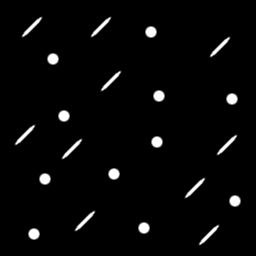
#> input picture assignment 4 - IP/IP4_v2 1/IP4_v2/shapes.png, 256 x 256 px, found by its file name
$ jupyter execute 'assignment 4.ipynb'
#> lines starting #> are read from the running program, lines starting #| are printed output that depends on the picture; after the words box and inside, x2 and y2 are one past the last pixel; in counts of white or black regions, pixels touching at a corner belong together
# Assignment 4: Morphology in image processing

[cell 1]
import numpy as np
import matplotlib.pyplot as plt
from matplotlib.colors import NoNorm
from PIL import Image
import cv2
from skimage.morphology import square, diamond
from skimage.filters import threshold_otsu
from scipy.ndimage import binary_fill_holes
from matplotlib.gridspec import GridSpec

### 1. Morphology
##### 1.1. Structuring element
##### The function to define a structuring element is strel in Matlab and you can achieve the same functionality using skimage.morphology or cv2 (OpenCV) in Python. Try to define the classic V4 and V8.

[cell 2]
#V4 Structuring Element (4-connectivity)
struct_el_v4 = diamond(1)  #Generates a diamond-shaped structuring element for 4-connectivity
print("V4 Structuring Element:\n", struct_el_v4)

#V8 Structuring Element (8-connectivity)
struct_el_v8 = square(3)  #Generates a square structuring element for 8-connectivity
print("V8 Structuring Element:\n", struct_el_v8)

[cell 3]
#Option 2 with cv2
struct_el2_v4 = cv2.getStructuringElement(cv2.MORPH_CROSS, (3, 3))
print("V4 Structuring Element:\n", struct_el2_v4)

# V8 Structuring Element (8-connectivity)
struct_el2_v8 = cv2.getStructuringElement(cv2.MORPH_RECT, (3, 3))
print("V8 Structuring Element:\n", struct_el2_v8)

##### 1.2. Erosion/dilation
##### The functions to used are erosion and dilation, after having chosen the structuring element as before. Apply these functions to ‘shapes’. Remember to work on a binary image obtained after thresholding. Is it possible to obtain some settings in order to obtain two different images, where it becomes possible to count (visually first) the diagonal and circular objects? Is it always possible with ‘shapes2’?

[cell 4]
#Load the image shapes
image_shapes = Image.open("C:\\Users\\sofyc\\OneDrive\\Desktop\\UPEC\\Pattern recognition\\assignment 4 - IP\\IP4_v2 1\\IP4_v2\\shapes.png")
#> image_shapes is the input picture: PIL image 256x256 L; min 0, max 255, mean 7.4
#To array
image_array_shapes = np.array(image_shapes)

#Function for Otsu thresholding
def otsu_method(img):
    otsu_threshold = threshold_otsu(img)
#> otsu_threshold = 112
    #Binarization
    binary_image = (img > otsu_threshold).astype(np.uint8)
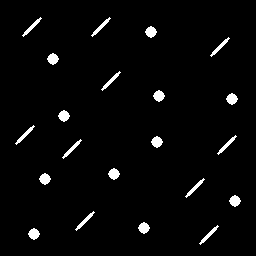
#> binary_image: shape (256, 256); values 0 (black) and 1 (white), 2.9% white; 21 white regions, largest, box (x1, y1, x2, y2) and area: (145, 26, 157, 38) 96, (47, 53, 59, 65) 96, (153, 90, 165, 102) 96
    return binary_image, otsu_threshold

#Binarization
binary_image_shapes, otsu_threshold_shapes = otsu_method(image_array_shapes)
#> otsu_threshold_shapes = 112

[cell 5]
#Erosion and Dilation for image shapes through the kernels found in point 1.1 with cv2.
#Through V4 structuring element
eroded_v4_shapes = cv2.erode(binary_image_shapes, struct_el2_v4, iterations=2)
#> eroded_v4_shapes: shape (256, 256); values 0 (black) and 1 (white), 0.92% white; 21 white regions (10 under 20 px), largest, box (x1, y1, x2, y2) and area: (147, 28, 155, 36) 44, (49, 55, 57, 63) 44, (155, 92, 163, 100) 44
dilated_v4_shapes = cv2.dilate(binary_image_shapes, struct_el2_v4, iterations=2)
#> dilated_v4_shapes: shape (256, 256); values 0 (black) and 1 (white), 5.4% white; 21 white regions, largest, box (x1, y1, x2, y2) and area: (20, 15, 44, 39) 176, (89, 15, 113, 39) 176, (208, 35, 232, 59) 176

#Through V8 structuring element
eroded_v8_shapes = cv2.erode(binary_image_shapes, struct_el2_v8, iterations=2)
#> eroded_v8_shapes: shape (256, 256); values 0 (black) and 1 (white), 0.4% white; 11 white regions, largest, box (x1, y1, x2, y2) and area: (148, 29, 154, 35) 24, (50, 56, 56, 62) 24, (156, 93, 162, 99) 24
dilated_v8_shapes = cv2.dilate(binary_image_shapes, struct_el2_v8, iterations=2)
#> dilated_v8_shapes: shape (256, 256); values 0 (black) and 1 (white), 7.5% white; 21 white regions, largest, box (x1, y1, x2, y2) and area: (20, 15, 44, 39) 260, (89, 15, 113, 39) 260, (208, 35, 232, 59) 260

#Plot results
fig, ax = plt.subplots(3, 2, figsize=(8, 10))
ax[0, 0].imshow(image_shapes, cmap='gray', norm=NoNorm())
ax[0, 0].set_title("Original shapes image.")
ax[0, 0].axis('off')

ax[0, 1].imshow(binary_image_shapes, cmap='gray')
ax[0, 1].set_title("Binary shapes image.")
ax[0, 1].axis('off')

ax[1, 0].imshow(eroded_v4_shapes, cmap='gray')
ax[1, 0].set_title("Erosion (V4) for shapes image.")
ax[1, 0].axis('off')

ax[1, 1].imshow(dilated_v4_shapes, cmap='gray')
ax[1, 1].set_title("Dilation (V4) for shapes image.")
ax[1, 1].axis('off')

ax[2, 0].imshow(eroded_v8_shapes, cmap='gray')
ax[2, 0].set_title("Erosion (V8) for shapes image.")
ax[2, 0].axis('off')

ax[2, 1].imshow(dilated_v8_shapes, cmap='gray')
ax[2, 1].set_title("Dilation (V8) for shapes image.")
ax[2, 1].axis('off')

plt.tight_layout()
plt.show()

[cell 6]
#Load the image shapes2
image_shapes2 = Image.open("C:\\Users\\sofyc\\OneDrive\\Desktop\\UPEC\\Pattern recognition\\assignment 4 - IP\\IP4_v2 1\\IP4_v2\\shapes2.png")
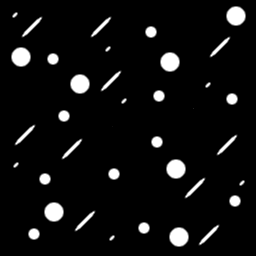
#> input picture assignment 4 - IP/IP4_v2 1/IP4_v2/shapes2.png, 256 x 256 px, found by its file name
#> image_shapes2 is the input picture: PIL image 256x256 L; min 0, max 255, mean 15.5
#To array
image_array_shapes2 = np.array(image_shapes2)

#Binarization
binary_image_shapes2, otsu_threshold_shapes2 = otsu_method(image_array_shapes2)
#> in otsu_method (call 2), `binary_image = (img > otsu_threshold).astype(np.uint8)`:
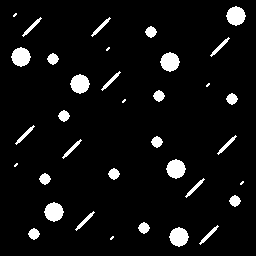
#> binary_image: shape (256, 256); values 0 (black) and 1 (white), 6% white; 35 white regions (7 under 20 px), largest, box (x1, y1, x2, y2) and area: (226, 6, 246, 26) 284, (11, 47, 31, 67) 284, (160, 52, 180, 72) 284
#> otsu_threshold_shapes2 = 112

[cell 7]
#Erosion and Dilation for image shapes through the kernels found in point 1.1 with cv2.
#Through V4 structuring element
eroded_v4_shapes2 = cv2.erode(binary_image_shapes2, struct_el2_v4, iterations=2)
#> eroded_v4_shapes2: shape (256, 256); values 0 (black) and 1 (white), 2.9% white; 28 white regions (10 under 20 px), largest, box (x1, y1, x2, y2) and area: (228, 8, 244, 24) 184, (13, 49, 29, 65) 184, (162, 54, 178, 70) 184
dilated_v4_shapes2 = cv2.dilate(binary_image_shapes2, struct_el2_v4, iterations=2)
#> dilated_v4_shapes2: shape (256, 256); values 0 (black) and 1 (white), 10.1% white; 35 white regions, largest, box (x1, y1, x2, y2) and area: (224, 4, 248, 28) 400, (9, 45, 33, 69) 400, (158, 50, 182, 74) 400

#Through V8 structuring element
eroded_v8_shapes2 = cv2.erode(binary_image_shapes2, struct_el2_v8, iterations=2)
#> eroded_v8_shapes2: shape (256, 256); values 0 (black) and 1 (white), 2% white; 18 white regions, largest, box (x1, y1, x2, y2) and area: (229, 9, 243, 23) 148, (14, 50, 28, 64) 148, (163, 55, 177, 69) 148
dilated_v8_shapes2 = cv2.dilate(binary_image_shapes2, struct_el2_v8, iterations=2)
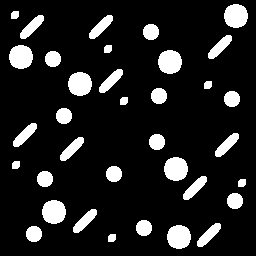
#> dilated_v8_shapes2: shape (256, 256); values 0 (black) and 1 (white), 13% white; 35 white regions, largest, box (x1, y1, x2, y2) and area: (224, 4, 248, 28) 460, (9, 45, 33, 69) 460, (158, 50, 182, 74) 460

#Plot results
fig, ax = plt.subplots(3, 2, figsize=(8, 10))
ax[0, 0].imshow(image_shapes2, cmap='gray', norm=NoNorm())
ax[0, 0].set_title("Original shapes2 image.")
ax[0, 0].axis('off')

ax[0, 1].imshow(binary_image_shapes2, cmap='gray')
ax[0, 1].set_title("Binary shapes2 image.")
ax[0, 1].axis('off')

ax[1, 0].imshow(eroded_v4_shapes2, cmap='gray')
ax[1, 0].set_title("Erosion (V4) for shapes2 image.")
ax[1, 0].axis('off')

ax[1, 1].imshow(dilated_v4_shapes2, cmap='gray')
ax[1, 1].set_title("Dilation (V4) for shapes2 image.")
ax[1, 1].axis('off')

ax[2, 0].imshow(eroded_v8_shapes2, cmap='gray')
ax[2, 0].set_title("Erosion (V8) for shapes2 image.")
ax[2, 0].axis('off')

ax[2, 1].imshow(dilated_v8_shapes2, cmap='gray')
ax[2, 1].set_title("Dilation (V8) for shapes2 image.")
ax[2, 1].axis('off')

plt.tight_layout()
plt.show()

##### 1.3. Closing/Opening
##### The functions to used are closing and opening. Try to treat the image ‘eng’ in order to be able to count (visually first) the number of exterior teeth? How binary_fill_holes could be used to improve these treatments? Is it always possible in ‘eng2’?

[cell 8]
#Load the image eng
image_eng = Image.open("C:\\Users\\sofyc\\OneDrive\\Desktop\\UPEC\\Pattern recognition\\assignment 4 - IP\\IP4_v2 1\\IP4_v2\\eng.png").convert("L")
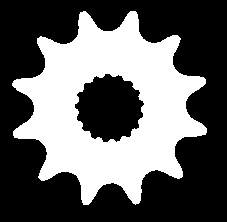
#> input picture assignment 4 - IP/IP4_v2 1/IP4_v2/eng.png, 227 x 222 px, found by its file name
#> image_eng: PIL image 227x222 L; 38.8% white; 1 white region, box (x1, y1, x2, y2) and area: (12, 11, 207, 205) 19572
#We put .convert("L") to take just 2 dimensions. This is due to the fact that Image.open in reading the image, interprets it as 3 channels.

#To array
image_array_eng = np.array(image_eng)

#Binarization
binary_image_eng, otsu_threshold_eng = otsu_method(image_array_eng)
#> otsu_threshold_eng = 0

[cell 9]
#Opening: removes noise.
#This operation is the same as Erosion + Dilation.
opened4_eng = cv2.morphologyEx(binary_image_eng, cv2.MORPH_OPEN, struct_el2_v4) #(V4)
#> opened4_eng: shape (222, 227); values 0 (black) and 1 (white), 38.8% white; 1 white region, box (x1, y1, x2, y2) and area: (12, 11, 207, 205) 19560
opened8_eng = cv2.morphologyEx(binary_image_eng, cv2.MORPH_OPEN, struct_el2_v8) #(V8)
#> opened8_eng: shape (222, 227); values 0 (black) and 1 (white), 38.8% white; 1 white region, box (x1, y1, x2, y2) and area: (12, 11, 207, 205) 19562

#Closing: closes the gaps.
#This operation is the same as Dilation + Erosion.
closed4_eng = cv2.morphologyEx(opened4_eng, cv2.MORPH_CLOSE, struct_el2_v4)
closed8_eng = cv2.morphologyEx(opened8_eng, cv2.MORPH_CLOSE, struct_el2_v8)
#> closed8_eng: shape (222, 227); values 0 (black) and 1 (white), 38.8% white; 1 white region, box (x1, y1, x2, y2) and area: (12, 11, 207, 205) 19575

#Filling the gaps
opened4_eng_post = binary_fill_holes(opened4_eng).astype(np.uint8) * 255
#> opened4_eng_post: shape (222, 227); 45.5% white; 1 white region, box (x1, y1, x2, y2) and area: (12, 11, 207, 205) 22943
opened8_eng_post = binary_fill_holes(opened8_eng).astype(np.uint8) * 255
#> opened8_eng_post: shape (222, 227); 45.5% white; 1 white region, box (x1, y1, x2, y2) and area: (12, 11, 207, 205) 22941
closed4_eng_post = binary_fill_holes(closed4_eng).astype(np.uint8) * 255
#> closed4_eng_post: shape (222, 227); 45.5% white; 1 white region, box (x1, y1, x2, y2) and area: (12, 11, 207, 205) 22946
closed8_eng_post = binary_fill_holes(closed4_eng).astype(np.uint8) * 255

#Creating the grid for the graphs
fig = plt.figure(figsize=(20, 15))
gs = GridSpec(3, 4, figure=fig)

#First row with two columns
ax1 = fig.add_subplot(gs[0, 0])
ax2 = fig.add_subplot(gs[0, 1])

#Second row with four columns
ax3 = fig.add_subplot(gs[1, 0])
ax4 = fig.add_subplot(gs[1, 1])
ax5 = fig.add_subplot(gs[1, 2])
ax6 = fig.add_subplot(gs[1, 3])

#Third row with four columns
ax7 = fig.add_subplot(gs[2, 0])
ax8 = fig.add_subplot(gs[2, 1])
ax9 = fig.add_subplot(gs[2, 2])
ax10 = fig.add_subplot(gs[2, 3])

#Plots
ax1.imshow(image_eng, cmap='gray', norm=NoNorm())
ax1.set_title("Image eng.")
ax1.axis('off')

ax2.imshow(binary_image_eng, cmap='gray')
ax2.set_title("Binary eng image.")
ax2.axis('off')

ax3.imshow(opened4_eng, cmap='gray')
ax3.set_title("Opening (V4) for eng image.")
ax3.axis('off')

ax4.imshow(opened4_eng_post, cmap='gray')
ax4.set_title("Opening (V4) for eng image after binary_fill_holes.")
ax4.axis('off')

ax5.imshow(opened8_eng, cmap='gray')
ax5.set_title("Opening (V8) for eng image.")
ax5.axis('off')

ax6.imshow(opened8_eng_post, cmap='gray')
ax6.set_title("Opening (V8) for eng image after binary_fill_holes.")
ax6.axis('off')

ax7.imshow(closed4_eng, cmap='gray')
ax7.set_title("Closing (V4) for eng image.")
ax7.axis('off')

ax8.imshow(closed4_eng_post, cmap='gray')
ax8.set_title("Closing (V4) for eng image after binary_fill_holes.")
ax8.axis('off')

ax9.imshow(closed8_eng, cmap='gray')
ax9.set_title("Closing (V8) for eng image.")
ax9.axis('off')

ax10.imshow(closed8_eng_post, cmap='gray')
ax10.set_title("Closing (V8) for eng image after binary_fill_holes.")
ax10.axis('off')

plt.tight_layout()
plt.show()

[cell 10]
#Load the image eng2
image_eng2 = Image.open("C:\\Users\\sofyc\\OneDrive\\Desktop\\UPEC\\Pattern recognition\\assignment 4 - IP\\IP4_v2 1\\IP4_v2\\eng2.png").convert("L")
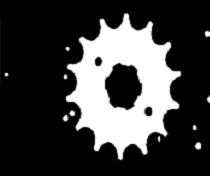
#> input picture assignment 4 - IP/IP4_v2 1/IP4_v2/eng2.png, 210 x 176 px, found by its file name
#To array
image_array_eng2 = np.array(image_eng2)

#Binarization
binary_image_eng2, otsu_threshold_eng2 = otsu_method(image_array_eng2)
#> in otsu_method (call 4), `otsu_threshold = threshold_otsu(img)`: otsu_threshold = 124
#> in otsu_method (call 4), `binary_image = (img > otsu_threshold).astype(np.uint8)`:
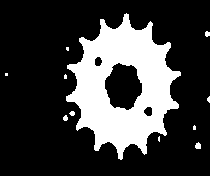
#> binary_image: shape (176, 210); values 0 (black) and 1 (white), 24.3% white; 11 white regions (6 under 20 px), largest, box (x1, y1, x2, y2) and area: (66, 13, 181, 160) 8793, (195, 142, 201, 149) 33, (205, 31, 210, 37) 24, (63, 115, 68, 121) 23, (69, 111, 75, 116) 22
#> otsu_threshold_eng2 = 124

[cell 11]
#Opening
opened4_eng2 = cv2.morphologyEx(binary_image_eng2, cv2.MORPH_OPEN, struct_el2_v4) #(V4)
#> opened4_eng2: shape (176, 210); values 0 (black) and 1 (white), 24.2% white; 10 white regions (5 under 20 px), largest, box (x1, y1, x2, y2) and area: (66, 13, 181, 160) 8779, (195, 142, 201, 149) 31, (205, 31, 210, 37) 24, (69, 111, 75, 116) 22, (63, 115, 68, 121) 22
opened8_eng2 = cv2.morphologyEx(binary_image_eng2, cv2.MORPH_OPEN, struct_el2_v8) #(V8)
#> opened8_eng2: shape (176, 210); values 0 (black) and 1 (white), 24.2% white; 10 white regions (5 under 20 px), largest, box (x1, y1, x2, y2) and area: (66, 14, 181, 159) 8783, (195, 143, 201, 149) 32, (70, 111, 75, 116) 21, (63, 116, 68, 121) 21, (205, 32, 210, 36) 20

#Closing
closed4_eng2 = cv2.morphologyEx(opened4_eng2, cv2.MORPH_CLOSE, struct_el2_v4)
closed8_eng2 = cv2.morphologyEx(opened8_eng2, cv2.MORPH_CLOSE, struct_el2_v8)

#Filling the gaps
opened4_eng2_post = binary_fill_holes(opened4_eng2).astype(np.uint8) * 255
opened8_eng2_post = binary_fill_holes(opened8_eng2).astype(np.uint8) * 255
closed4_eng2_post = binary_fill_holes(closed4_eng2).astype(np.uint8) * 255
closed8_eng2_post = binary_fill_holes(closed8_eng2).astype(np.uint8) * 255

#Creating the grid for the graphs
fig = plt.figure(figsize=(20, 12))
gs = GridSpec(3, 4, figure=fig)

#First row with two columns
ax1 = fig.add_subplot(gs[0, 0])
ax2 = fig.add_subplot(gs[0, 1])

#Second row with four columns
ax3 = fig.add_subplot(gs[1, 0])
ax4 = fig.add_subplot(gs[1, 1])
ax5 = fig.add_subplot(gs[1, 2])
ax6 = fig.add_subplot(gs[1, 3])

#Third row with four columns
ax7 = fig.add_subplot(gs[2, 0])
ax8 = fig.add_subplot(gs[2, 1])
ax9 = fig.add_subplot(gs[2, 2])
ax10 = fig.add_subplot(gs[2, 3])

#Plots
ax1.imshow(image_eng2, cmap='gray', norm=NoNorm())
ax1.set_title("Image eng2.")
ax1.axis('off')

ax2.imshow(binary_image_eng2, cmap='gray')
ax2.set_title("Binary eng2 image.")
ax2.axis('off')

ax3.imshow(opened4_eng2, cmap='gray')
ax3.set_title("Opening (V4) for eng2 image.")
ax3.axis('off')

ax4.imshow(opened4_eng2_post, cmap='gray')
ax4.set_title("Opening (V4) for eng2 image after binary_fill_holes.")
ax4.axis('off')

ax5.imshow(opened8_eng2, cmap='gray')
ax5.set_title("Opening (V8) for eng2 image.")
ax5.axis('off')

ax6.imshow(opened8_eng2_post, cmap='gray')
ax6.set_title("Opening (V8) for eng2 image after binary_fill_holes.")
ax6.axis('off')

ax7.imshow(closed4_eng2, cmap='gray')
ax7.set_title("Closing (V4) for eng2 image.")
ax7.axis('off')

ax8.imshow(closed4_eng2_post, cmap='gray')
ax8.set_title("Closing (V4) for eng2 image after binary_fill_holes.")
ax8.axis('off')

ax9.imshow(closed8_eng2, cmap='gray')
ax9.set_title("Closing (V8) for eng2 image.")
ax9.axis('off')

ax10.imshow(closed8_eng2_post, cmap='gray')
ax10.set_title("Closing (V8) for eng2 image after binary_fill_holes.")
ax10.axis('off')

plt.tight_layout()
plt.show()

##### 1.4. Top-hat use
##### Try to automatic threshold the image ‘I12’. Before this step, apply the top-hat transformation white_tophat. Try it using a disk structuring element of radius 40.

[cell 12]
#Load the image I12
image_I12 = Image.open("C:\\Users\\sofyc\\OneDrive\\Desktop\\UPEC\\Pattern recognition\\assignment 4 - IP\\IP4_v2 1\\IP4_v2\\I12.bmp").convert("L")
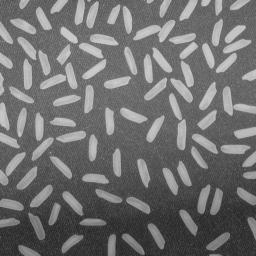
#> input picture assignment 4 - IP/IP4_v2 1/IP4_v2/I12.bmp, 256 x 256 px, found by its file name
#> image_I12 is the input picture: PIL image 256x256 L; min 40, max 204, mean 111.2
#To array
image_array_I12 = np.array(image_I12)

[cell 13]
from skimage.morphology import disk, white_tophat

#Binarization using Otsu
binary_image_I12, otsu_threshold_I12 = otsu_method(image_array_I12)
#> in otsu_method (call 5), `otsu_threshold = threshold_otsu(img)`: otsu_threshold = 131
#> in otsu_method (call 5), `binary_image = (img > otsu_threshold).astype(np.uint8)`:
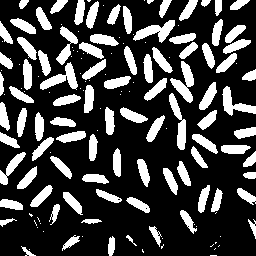
#> binary_image: shape (256, 256); values 0 (black) and 1 (white), 25.8% white; 151 white regions (62 under 20 px), largest, box (x1, y1, x2, y2) and area: (170, 61, 194, 103) 448, (133, 20, 175, 43) 429, (40, 62, 78, 90) 423
#> otsu_threshold_I12 = 131

#Application of white top-hat transform
radius = 40
struct_el_disk = disk(radius)  #disk structuring element
tophat_image_I12 = white_tophat(image_array_I12, footprint=struct_el_disk)
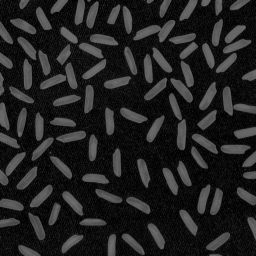
#> tophat_image_I12: shape (256, 256); min 0, max 113, mean 33.2

#Plot
fig, ax = plt.subplots(1, 3, figsize=(12, 4))

#Original image
ax[0].imshow(image_array_I12, cmap='gray', norm=NoNorm())
ax[0].set_title("I12 image.")
ax[0].axis('off')

#Otsu binarization
ax[1].imshow(binary_image_I12, cmap='gray')
ax[1].set_title("Binary I12 image with Otsu thresholding.")
ax[1].axis('off')

#Top-hat image
ax[2].imshow(tophat_image_I12, cmap='gray')
ax[2].set_title("White top-hat transformation of I12 image.")
ax[2].axis('off')

plt.tight_layout()
plt.show()
